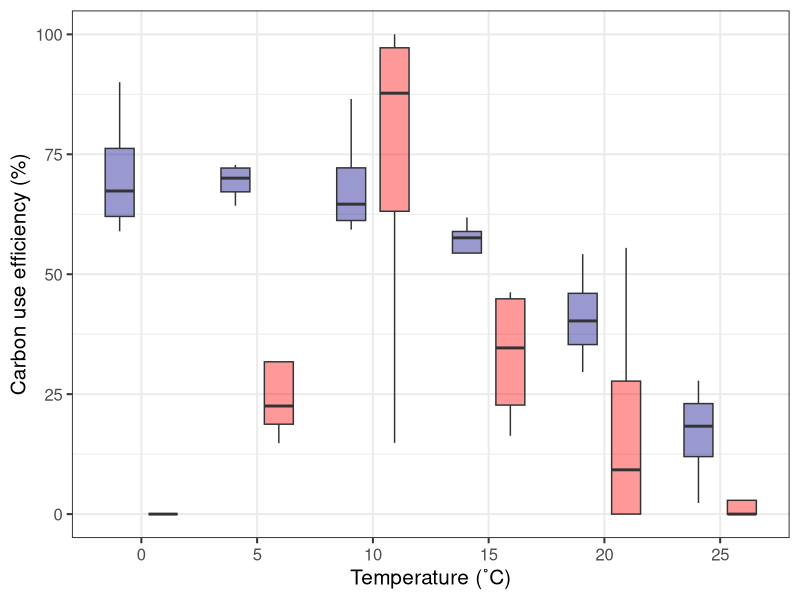

Here is the R script that generated this plot:
# CUE script
# Jiri Subrt
# 28/07/2023

library(tidyverse)

# Getting max NP values, and corresponsing DR values
cuedata <- read.csv("data/cue/np_dr_gp_corresponding.csv")

# Set values that are negative to 0, because CUE cannot be zero
cue_capped <- cuedata %>% 
  mutate(np_dw = np_dw/1000) %>% 
  pivot_wider(names_from = measurement, values_from = np_dw) %>% 
  group_by(sample, temperature, treatment_type) %>% 
  mutate(CUE = NP / GP * 100,
         CUE = ifelse(CUE < 0, 0, CUE)) %>%  # Set negative values of CUE to 0
  dplyr::select(!c(GP, DR, NP)) 

cue_capped$temperature <- as.factor(cue_capped$temperature)
cue_capped$treatment_type <- as.factor(cue_capped$treatment_type)

colours <- c("dark blue", "red")

figure_5 <- ggplot(cue_capped, aes(x = temperature, y = CUE, fill = treatment_type)) +
  geom_boxplot(width = 0.5, position = position_dodge(width = 0.75), alpha = 0.4, outlier.shape = NA) +
  
  # Set colors manually
  scale_fill_manual(values = colours) +
  
  # Other styling options
  #ggtitle("(CUE)") +
  ylab("Carbon use efficiency (%)") +
  xlab("Temperature (˚C)") +
  theme_bw(base_size = 15) +
  theme(legend.position = "none", legend.title = element_blank(), legend.text = element_text(size = 12))

ggsave("outcomes/cue/figure_5.png", plot = figure_5, width = 10, height = 5, dpi = 300)


